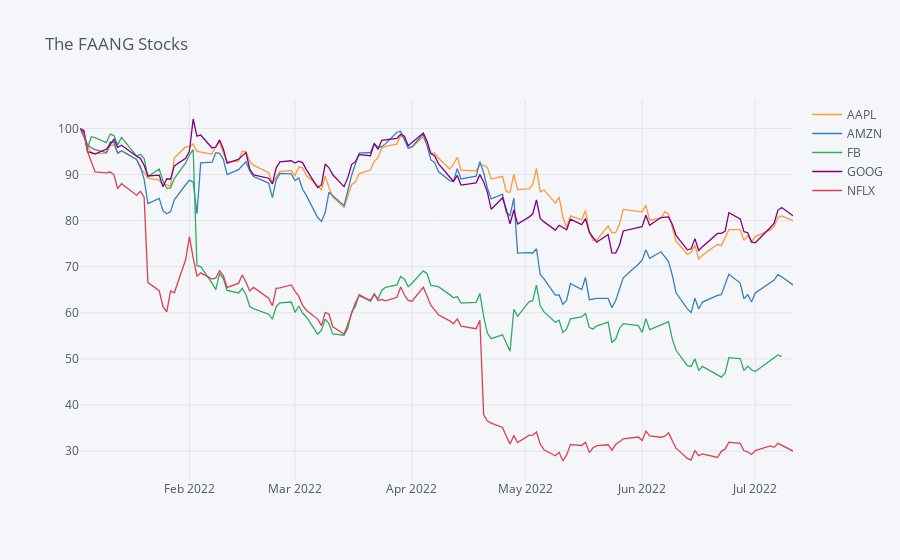

This figure's notebook cell:
### Code cell
df4.normalize().iplot(title='The FAANG Stocks')

### Figure 1 — Plotly figure (JSON) as saved in the notebook; plotly's stock layout.template omitted (floating-point values rounded to 4 significant figures; data arrays with more than 128 entries replaced by an {"elided": "..."} marker saying what was removed)
{"data": [{"line": {"color": "rgba(255, 153, 51, 1.0)", "dash": "solid", "shape": "linear", "width": 1.3}, "mode": "lines", "name": "AAPL", "text": "", "type": "scatter", "x": {"elided": "130 str values"}, "y": {"elided": "130 float values"}}, {"line": {"color": "rgba(55, 128, 191, 1.0)", "dash": "solid", "shape": "linear", "width": 1.3}, "mode": "lines", "name": "AMZN", "text": "", "type": "scatter", "x": {"elided": "130 str values"}, "y": {"elided": "130 float values"}}, {"line": {"color": "rgba(50, 171, 96, 1.0)", "dash": "solid", "shape": "linear", "width": 1.3}, "mode": "lines", "name": "FB", "text": "", "type": "scatter", "x": {"elided": "130 str values"}, "y": {"elided": "130 mixed values"}}, {"line": {"color": "rgba(128, 0, 128, 1.0)", "dash": "solid", "shape": "linear", "width": 1.3}, "mode": "lines", "name": "GOOG", "text": "", "type": "scatter", "x": {"elided": "130 str values"}, "y": {"elided": "130 float values"}}, {"line": {"color": "rgba(219, 64, 82, 1.0)", "dash": "solid", "shape": "linear", "width": 1.3}, "mode": "lines", "name": "NFLX", "text": "", "type": "scatter", "x": {"elided": "130 str values"}, "y": {"elided": "130 float values"}}], "layout": {"legend": {"bgcolor": "#F5F6F9", "font": {"color": "#4D5663"}}, "paper_bgcolor": "#F5F6F9", "plot_bgcolor": "#F5F6F9", "title": {"font": {"color": "#4D5663"}, "text": "The FAANG Stocks"}, "xaxis": {"gridcolor": "#E1E5ED", "showgrid": true, "tickfont": {"color": "#4D5663"}, "title": {"font": {"color": "#4D5663"}, "text": ""}, "zerolinecolor": "#E1E5ED"}, "yaxis": {"gridcolor": "#E1E5ED", "showgrid": true, "tickfont": {"color": "#4D5663"}, "title": {"font": {"color": "#4D5663"}, "text": ""}, "zerolinecolor": "#E1E5ED"}}}
